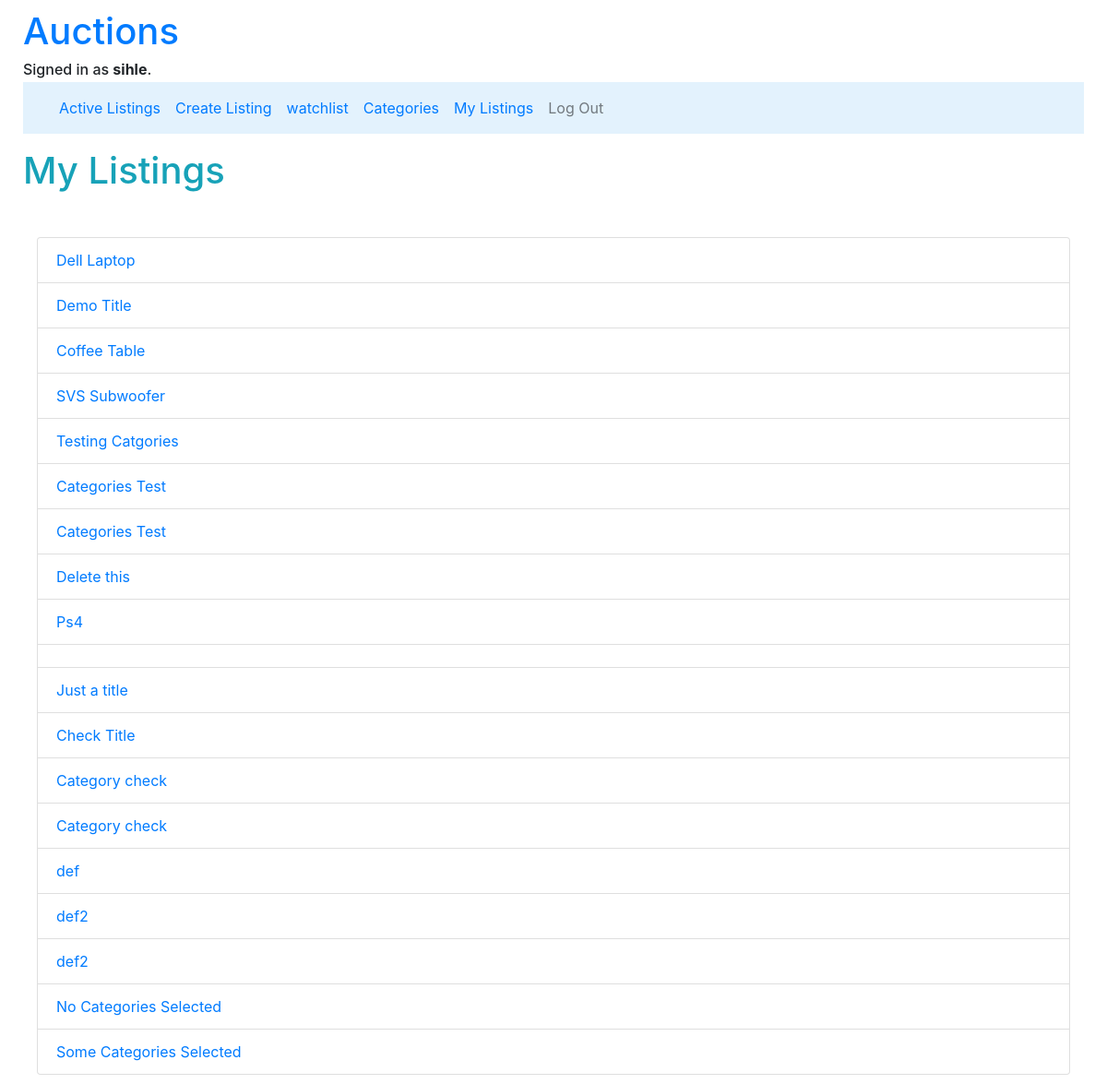
The page /mylistings (signed in) on the database as committed earlier.
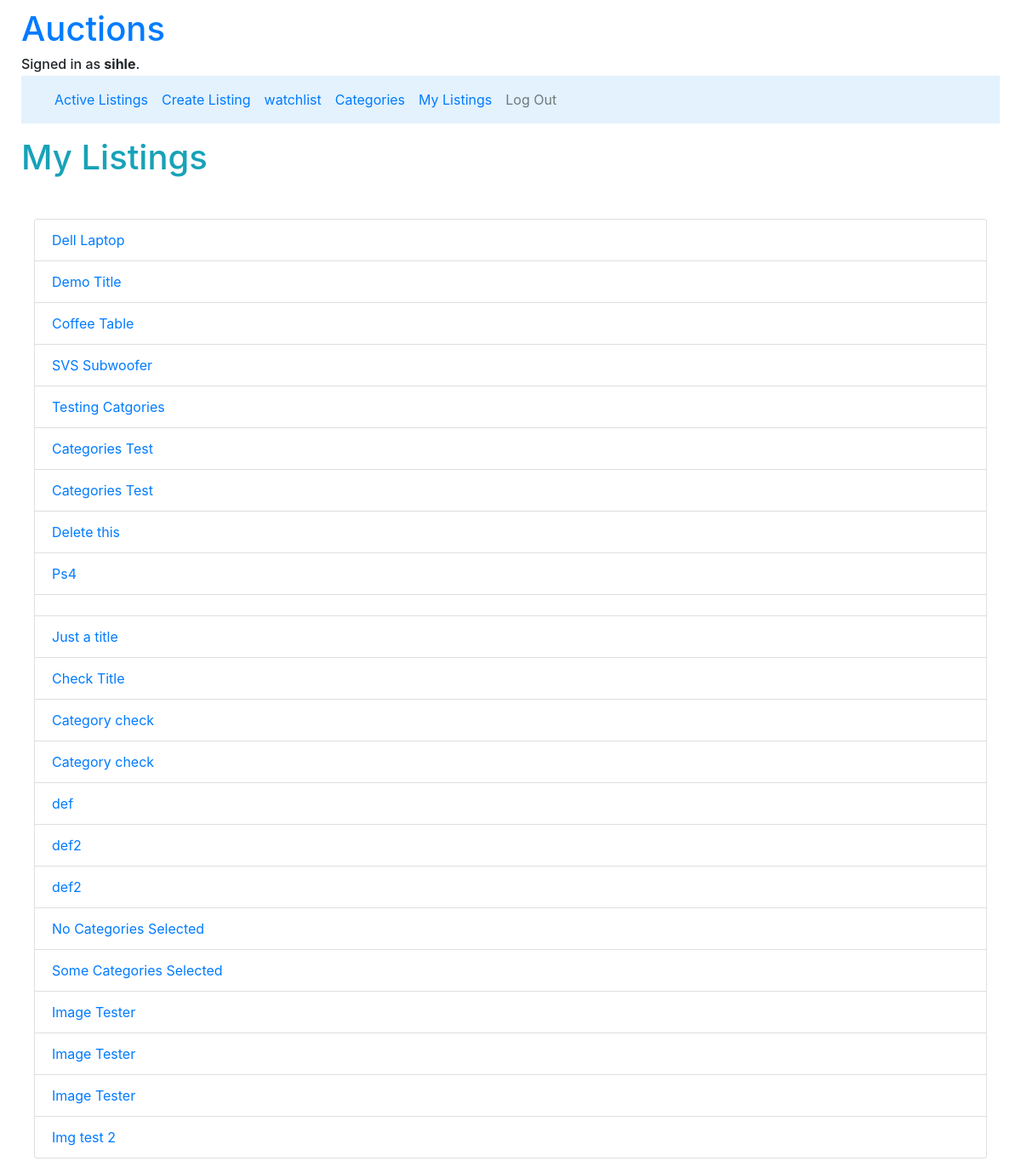
The same page on the database as committed later.
### auctions/models.py (models this page shows, shortened)
class Listing(models.Model):
    title = models.CharField(max_length= 30)
    description = models.CharField(max_length= 200)
    creator = models.ForeignKey(User, on_delete=models.CASCADE, related_name="user", null=True)
    bid = models.ManyToManyField("Bid", related_name="current_bid", null=True)
    bidders = models.ManyToManyField(User, blank=True, related_name="buyers")
    pub_date = models.DateField(default=date.today)
    mod_date = models.DateField(default=date.today)
    comments = models.ManyToManyField("Comment", related_name="listing_comments", null=True, blank=True)
    category = models.ManyToManyField("Category", related_name="listing_category", null=True)
    active = models.BooleanField(default=True)
    winner = models.ForeignKey(User, on_delete=models.CASCADE, related_name="sold", null=True)
    listing_image = models.ImageField(null=True, blank=True, upload_to="Images/listings_pics")

### auctions/views.py (the view)
# urls.py: path("mylistings", views.my_listings, name="mylistings")
@login_required
def my_listings(request):
    if not request.user.is_authenticated:
        return render(request, "auctions/error.html", {"message": "You are not logged in, please log in first to view the page."})
    current_user = request.user
    print(f"current user: {current_user.id}")
    return render(request, "auctions/mylistings.html", {"user_listings": Listing.objects.filter(creator_id=current_user)})
    pass

### auctions/templates/auctions/mylistings.html (shortened to what this page needs)
{% extends "auctions/layout.html" %}
{% block body %}
    <h1 class="display mb-5 mt-3 text-info">My Listings</h1>
    <div class="container-fluid">
        <div>
            <ul class="list-group">
                {% for listing in user_listings %}
                    <li class="list-group-item"><a href="listings/{{listing.id}}">{{listing.title}}</a></li>
                {% empty %}
                <li class="list-group-item"> You have not created any listings</li>
                {% endfor %}
            </ul>
        </div>
    </div>
{% endblock %}

Rows that differ between the two databases and show on the page:
added Listing: title "Image Tester"
added Listing: title "Image Tester"
added Listing: title "Image Tester"
added Listing: title "Img test 2"
